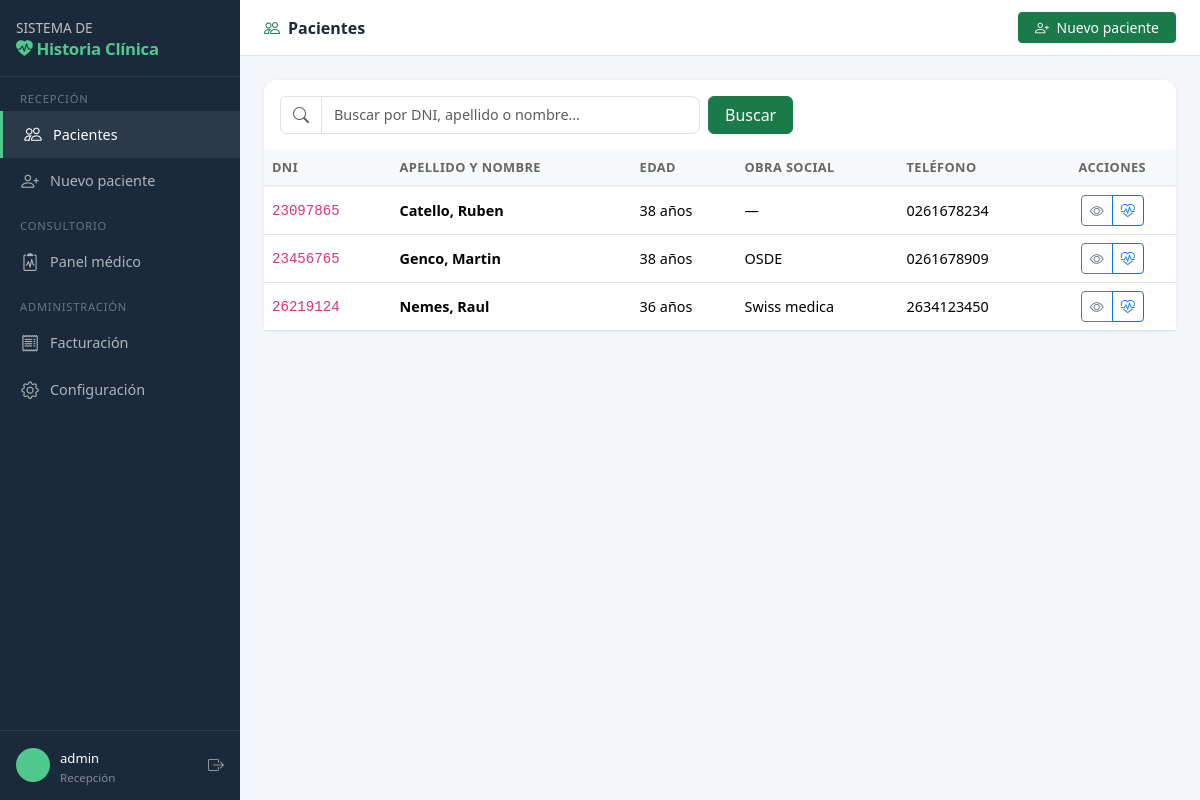
Page /pacientes/ (signed in) on the committed database.
### cuentas/models.py (models this page shows, shortened)
class Usuario(AbstractUser):
    ROL_CHOICES = [
        ('admin', 'Administrador'),
        ('medico', 'Médico'),
        ('recepcion', 'Recepción'),
    ]
    rol = models.CharField(max_length=20, choices=ROL_CHOICES, default='recepcion')
    telefono = models.CharField(max_length=20, blank=True)
    especialidad = models.CharField(max_length=100, blank=True,
                                    help_text="Solo para médicos")
    matricula = models.CharField(max_length=50, blank=True,
                                 help_text="Matrícula profesional del médico")
    class Meta:
        verbose_name = 'Usuario'
        verbose_name_plural = 'Usuarios'
    @property
    def es_admin(self):
        return self.rol == 'admin' or self.is_superuser
    @property
    def es_medico(self):
        return self.rol == 'medico'
    @property
    def es_recepcion(self):
        return self.rol == 'recepcion'

### pacientes/models.py (models this page shows, shortened)
class Paciente(models.Model):
    SEXO_CHOICES = [('M', 'Masculino'), ('F', 'Femenino'), ('O', 'Otro')]
    SANGRE_CHOICES = [
        ('A+', 'A+'), ('A-', 'A-'), ('B+', 'B+'), ('B-', 'B-'),
        ('AB+', 'AB+'), ('AB-', 'AB-'), ('O+', 'O+'), ('O-', 'O-'),
    ]
    dni = models.CharField(max_length=20, unique=True, verbose_name='DNI / Cédula')
    apellido = models.CharField(max_length=100)
    nombre = models.CharField(max_length=100)
    fecha_nacimiento = models.DateField()
    sexo = models.CharField(max_length=1, choices=SEXO_CHOICES)
    grupo_sanguineo = models.CharField(max_length=3, choices=SANGRE_CHOICES, blank=True)
    telefono = models.CharField(max_length=30, blank=True)
    email = models.EmailField(blank=True)
    domicilio = models.CharField(max_length=200, blank=True)
    ciudad = models.CharField(max_length=100, blank=True)
    alergias = models.TextField(blank=True)
    antecedentes = models.TextField(blank=True)
    medicacion_habitual = models.TextField(blank=True)
    obra_social = models.CharField(max_length=100, blank=True)
    nro_afiliado = models.CharField(max_length=50, blank=True)
    activo = models.BooleanField(default=True)
    creado = models.DateTimeField(auto_now_add=True)
    actualizado = models.DateTimeField(auto_now=True)
    class Meta:
        verbose_name = 'Paciente'
        verbose_name_plural = 'Pacientes'
        ordering = ['apellido', 'nombre']
    @property
    def edad(self):
        today = timezone.now().date()
        born = self.fecha_nacimiento
        return today.year - born.year - ((today.month, today.day) < (born.month, born.day))

### pacientes/views.py (the view)
# urls.py: path('',              views.lista_pacientes,      name='lista'),
@login_required
def lista_pacientes(request):
    query = request.GET.get('q', '').strip()
    pacientes = Paciente.objects.filter(activo=True)
    if query:
        pacientes = pacientes.filter(
            Q(dni__icontains=query) |
            Q(apellido__icontains=query) |
            Q(nombre__icontains=query)
        )
    return render(request, 'pacientes/lista.html', {
        'pacientes': pacientes[:50],
        'query': query,
    })

### templates/pacientes/lista.html (shortened to what this page needs)
{% extends "base/base.html" %}
{% block page_title %}<i class="bi bi-people me-2" style="color:#1a7a4a"></i>Pacientes{% endblock %}
{% block topbar_actions %}
  <a href="/pacientes/nuevo/" class="btn btn-primary btn-sm px-3">
    <i class="bi bi-person-plus me-1"></i> Nuevo paciente
  </a>
{% endblock %}
{% block contenido %}
<div class="card">
  <div class="card-body pb-0">
    <form method="get" class="d-flex gap-2 mb-3">
      <div class="input-group" style="max-width: 420px;">
        <span class="input-group-text bg-white"><i class="bi bi-search text-muted"></i></span>
        <input type="text" name="q" value="{{ query }}" class="form-control"
               placeholder="Buscar por DNI, apellido o nombre…" autofocus>
      </div>
      <button class="btn btn-primary px-3" type="submit">Buscar</button>
    </form>
  </div>
  {% if query and not pacientes %}
  <div class="text-center py-5 text-muted">
    <i class="bi bi-person-x" style="font-size:2.5rem"></i>
    <p class="mt-2">No se encontraron pacientes para "<strong>{{ query }}</strong>"</p>
    <a href="/pacientes/nuevo/" class="btn btn-primary">
      <i class="bi bi-person-plus me-1"></i> Registrar nuevo paciente
    </a>
  </div>
  {% else %}
  <div class="table-responsive">
    <table class="table table-hover mb-0">
      <thead>
        <tr>
          <th>DNI</th>
          <th>Apellido y nombre</th>
          <th>Edad</th>
          <th>Obra social</th>
          <th>Teléfono</th>
          <th class="text-center">Acciones</th>
        </tr>
      </thead>
      <tbody>
        {% for p in pacientes %}
        <tr>
          <td><code style="font-size:.88rem">{{ p.dni }}</code></td>
          <td>
            <span class="fw-semibold">{{ p.apellido }}, {{ p.nombre }}</span>
          </td>
          <td>{{ p.edad }} años</td>
          <td>{{ p.obra_social|default:"—" }}</td>
          <td>{{ p.telefono|default:"—" }}</td>
          <td class="text-center">
            <div class="btn-group btn-group-sm">
              <a href="/pacientes/{{ p.pk }}/" class="btn btn-outline-secondary" title="Ver ficha">
                <i class="bi bi-eye"></i>
              </a>
              <a href="/pacientes/{{ p.pk }}/signos/" class="btn btn-outline-primary" title="Tomar signos vitales">
                <i class="bi bi-heart-pulse"></i>
              </a>
            </div>
          </td>
        </tr>
        {% endfor %}
      </tbody>
    </table>
  </div>
  {% endif %}
</div>
{% endblock %}

### templates/base/base.html (shortened to what this page needs)
<!DOCTYPE html>
<html lang="es">
<head>
  <link href="https://cdn.jsdelivr.net/npm/bootstrap@5.3.2/dist/css/bootstrap.min.css" rel="stylesheet">
  <link href="https://cdn.jsdelivr.net/npm/bootstrap-icons@1.11.3/font/bootstrap-icons.min.css" rel="stylesheet">
</head>
<body>
{% if user.is_authenticated %}
<nav id="sidebar">
  <div class="brand">
    <h6>SISTEMA DE</h6>
    <strong><i class="bi bi-heart-pulse-fill me-1"></i>Historia Clínica</strong>
  </div>
  {% if user.es_recepcion or user.es_admin %}
  <div class="section-label">Recepción</div>
  <a href="/pacientes/" class="nav-link {% if 'pacientes' in request.path %}active{% endif %}">
    <i class="bi bi-people"></i> Pacientes
  </a>
  <a href="/pacientes/nuevo/" class="nav-link">
    <i class="bi bi-person-plus"></i> Nuevo paciente
  </a>
  {% endif %}
  {% if user.es_medico or user.es_admin %}
  <div class="section-label">Consultorio</div>
  <a href="/consulta/panel/" class="nav-link {% if 'consulta' in request.path %}active{% endif %}">
    <i class="bi bi-clipboard2-pulse"></i> Panel médico
  </a>
  {% endif %}
  {% if user.es_admin %}
  <div class="section-label">Administración</div>
  <a href="/facturacion/" class="nav-link {% if 'facturacion' in request.path %}active{% endif %}">
    <i class="bi bi-receipt"></i> Facturación
  </a>
  <a href="/admin/" class="nav-link">
    <i class="bi bi-gear"></i> Configuración
  </a>
  {% endif %}
  <div class="user-block">
    <div class="avatar">{{ user.first_name|first|upper }}{{ user.last_name|first|upper }}</div>
    <div class="info">
      <span>{{ user.get_full_name|default:user.username }}</span>
      <small>{{ user.get_rol_display }}</small>
    </div>
    <a href="/cuentas/logout/" class="ms-auto text-white-50" title="Cerrar sesión">
      <i class="bi bi-box-arrow-right"></i>
    </a>
  </div>
</nav>
{% endif %}
<div id="main">
  {% if user.is_authenticated %}
  <div id="topbar">
    <div>
      <p class="page-title">{% block page_title %}{% endblock %}</p>
    </div>
    <div class="d-flex align-items-center gap-3">
      {% block topbar_actions %}{% endblock %}
    </div>
  </div>
  {% endif %}
  <div class="p-4">
    {% block contenido %}{% endblock %}
  </div>
</div>
</body>
</html>

### templates/base/base.html (style rules this page uses)
:root { --sidebar-w: 240px; --verde: #1a7a4a; --verde-claro: #e8f5ee; --azul-med: #1565c0; --gris-bg: #f4f6f9; }
body { background: var(--gris-bg); font-family: 'Segoe UI', sans-serif; }
#sidebar { width: var(--sidebar-w); min-height: 100vh; background: #1b2a3b; position: fixed; top: 0; left: 0; z-index: 100; display: flex; flex-direction: column; transition: width .25s; }
#sidebar .brand { padding: 20px 16px 14px; border-bottom: 1px solid rgba(255,255,255,.08); }
#sidebar .brand h6 { color: #fff; margin: 0; font-size: .85rem; opacity: .7; }
#sidebar .brand strong { color: #4fc98e; font-size: 1.05rem; letter-spacing: -.3px; }
#sidebar .nav-link { color: rgba(255,255,255,.65); padding: 10px 20px; border-radius: 0; display: flex; align-items: center; gap: 10px; font-size: .9rem; transition: background .15s, color .15s; }
#sidebar .nav-link:hover, #sidebar .nav-link.active { background: rgba(255,255,255,.07); color: #fff; }
#sidebar .nav-link.active { border-left: 3px solid #4fc98e; }
#sidebar .nav-link i { font-size: 1.1rem; width: 20px; text-align: center; }
#sidebar .section-label { color: rgba(255,255,255,.35); font-size: .7rem; text-transform: uppercase; letter-spacing: .8px; padding: 14px 20px 4px; }
#sidebar .user-block { margin-top: auto; padding: 14px 16px; border-top: 1px solid rgba(255,255,255,.08); display: flex; align-items: center; gap: 10px; }
#sidebar .user-block .avatar { width: 34px; height: 34px; border-radius: 50%; background: #4fc98e; color: #1b2a3b; display: flex; align-items: center; justify-content: center; font-weight: 700; font-size: .85rem; flex-shrink: 0; }
#sidebar .user-block .info small { color: rgba(255,255,255,.45); font-size: .72rem; display: block; }
#sidebar .user-block .info span { color: #fff; font-size: .82rem; }
#main { margin-left: var(--sidebar-w); min-height: 100vh; }
#topbar { background: #fff; border-bottom: 1px solid #e0e4ea; padding: 0 24px; height: 56px; display: flex; align-items: center; justify-content: space-between; position: sticky; top: 0; z-index: 90; }
#topbar .page-title { font-size: 1rem; font-weight: 600; color: #1b2a3b; margin: 0; }
.card { border: none; border-radius: 12px; box-shadow: 0 1px 4px rgba(0,0,0,.07); }
.table thead th { background: #f8f9fb; font-size: .8rem; text-transform: uppercase; letter-spacing: .4px; color: #666; font-weight: 600; border-bottom: 2px solid #eee; }
.table td { vertical-align: middle; font-size: .9rem; }
.form-control, .form-select { border-radius: 8px; border-color: #dde1e7; font-size: .9rem; }
.btn-primary { background: var(--verde); border-color: var(--verde); }

### rows in the picture
Usuario: get_full_name "admin", rol "Recepción"
Paciente: dni "23097865", apellido "Catello", nombre "Ruben", edad "38", obra_social "—", telefono "0261678234"
Paciente: dni "23456765", apellido "Genco", nombre "Martin", edad "38", obra_social "OSDE", telefono "0261678909"
Paciente: dni "26219124", apellido "Nemes", nombre "Raul", edad "36", obra_social "Swiss medica", telefono "2634123450"
